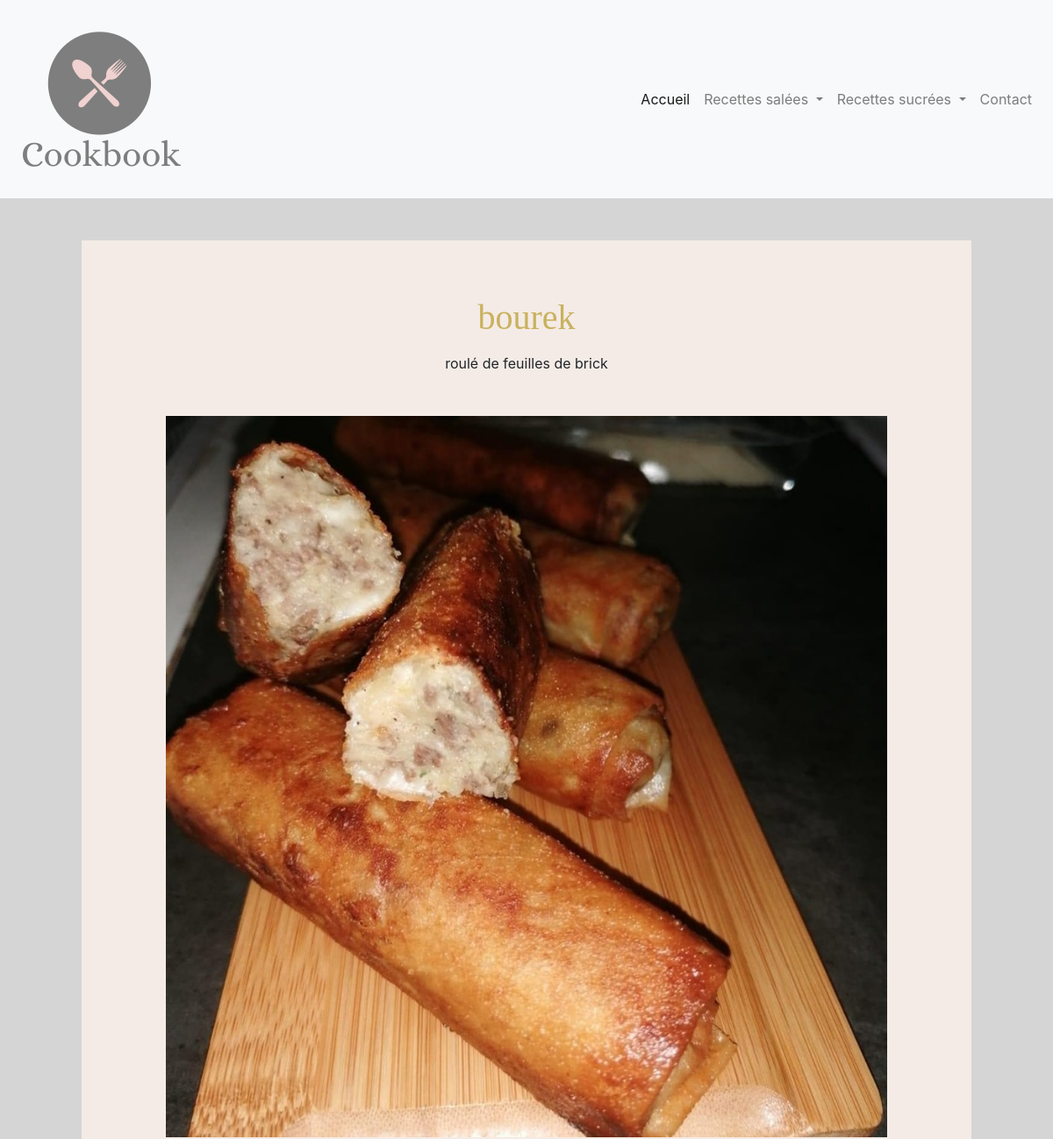
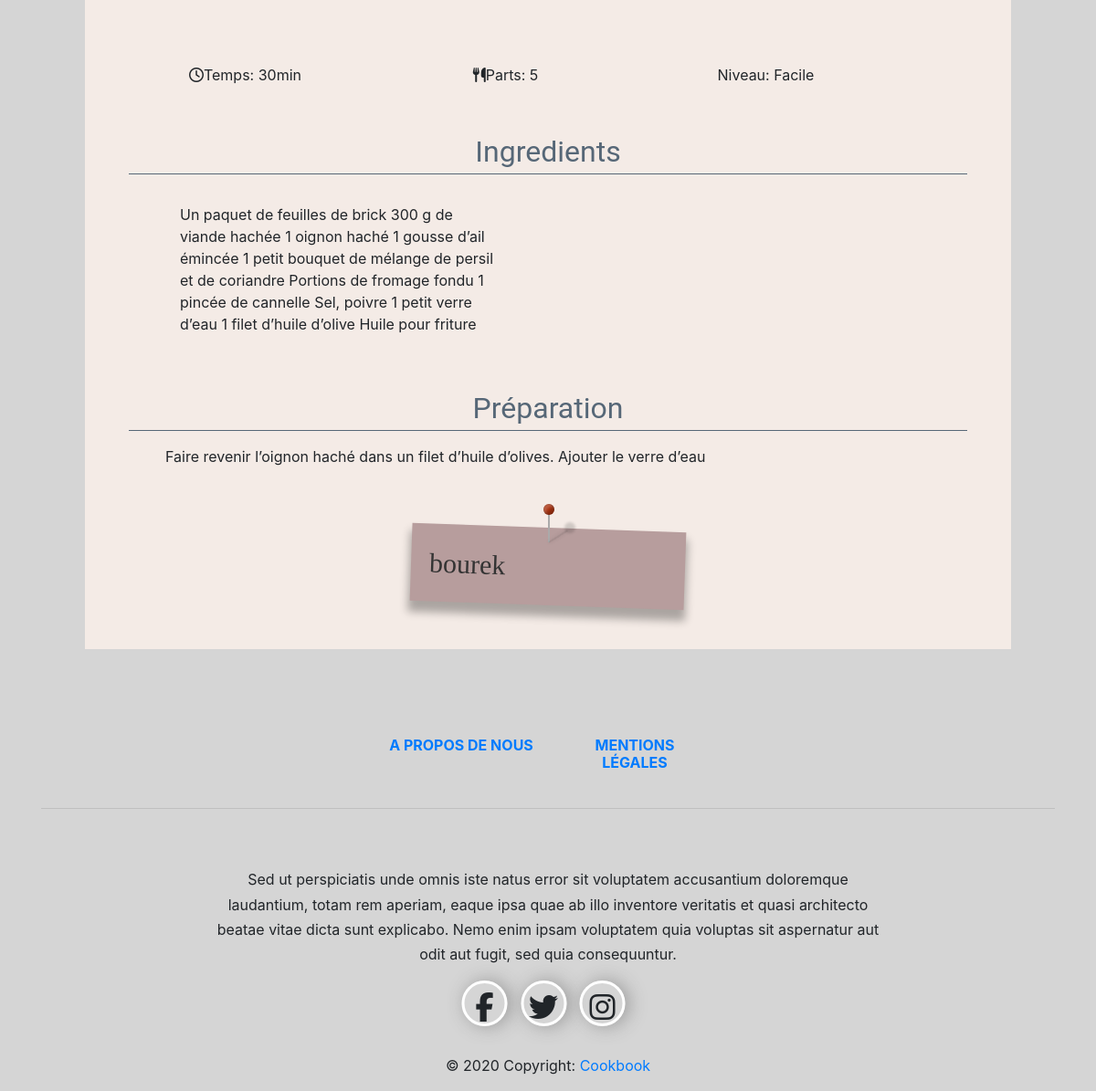
The page /recipe.php?edit=81 on the database its author committed (2 pictures, top to bottom).
### tables this page shows
CREATE TABLE IF NOT EXISTS `recettes` (
  `id` int(11) NOT NULL AUTO_INCREMENT,
  `titre` varchar(100) NOT NULL,
  `descr` text NOT NULL,
  `categorie` varchar(200) NOT NULL,
  `image` longtext DEFAULT NULL,
  `temp` varchar(50) NOT NULL,
  `parts` int(11) NOT NULL,
  `niveau` varchar(100) NOT NULL,
  `ingredients` longtext NOT NULL,
  `preparation` longtext NOT NULL,
  `tag` varchar(200) NOT NULL,
  `note` longtext NOT NULL,
  `date` datetime NOT NULL,
  `user_id` int(11) DEFAULT NULL,
  PRIMARY KEY (`id`),
  KEY `user_id` (`user_id`)
);

### config/setting.php (called while the page is built, shortened)
<?php
$connect = new mysqli('localhost','root','','cookbook') or die (mysqli_error($connect));
if (isset($_GET['edit'])) {
    $id = $_GET['edit'];
     $result = $connect -> query("SELECT * FROM recettes WHERE id = $id") or die ($connect ->error);
    $test = mysqli_num_rows($result);
    if ($test ==1) {
    $row = $result->fetch_array();
    }
}
?>

### recipe.php (the view, shortened to what this page needs)
<!DOCTYPE html>
<html lang="fr">
<head>
 	<link rel="stylesheet" href="https://stackpath.bootstrapcdn.com/bootstrap/4.4.1/css/bootstrap.min.css">
	<link rel="stylesheet" type="text/css" href="assets/css/footer.css">
	<link rel="stylesheet" type="text/css" href="assets/css/helper.css">
	<link rel="stylesheet" type="text/css" href="assets/css/recipe.css">
</head>
<body  >
<?php include("inc/navbar.php"); ?>
  <?php  require "config/setting.php"  ;  ?>
  <div class="container">
<main class="m-5 bg_creamWhite p-5">
    <h1 class="text-center prata gold title m-3 "><?php  echo $row['titre']; ?> </h1>
    <p class="description text-justify text-center">
    <?php echo $row['descr']; ?>
    </p>
    <div class="recettePhoto  m-5 text-center">
    <?php $image = $row['image'];
    $image_src = "config/upload/".$image;?>
        <img src="<?php echo $image_src; ?>" alt="recette" class="w-100">
    </div>
    <div class="barre row text-center">
        <div class="tempPreparation col-3 m-4"><i class="far fa-clock"></i>Temps:<span id="time"> <?php  echo $row['temp'];   ?></span></div>
        <div class="parts col-3 m-4"><i class="fas fa-utensils"></i>Parts: <span id="parts"> <?php  echo $row['parts'];   ?></span></div>
        <div class="niveau col-3 m-4"> Niveau:  <span id="niveau"> <?php  echo $row['niveau'];   ?></span>  </div>
    </div>
    <div class="row">
        <div class="ingredients col-12 ">
          <h2 class="box text-center darkBlue">Ingredients</h2>
          <ul id="ingredients-list" class="saver row"   >
            <div class="col12 col-md-5 m-3">
            <?php  echo $row['ingredients'];   ?>
            </div>
            <div class="col12 col-md-5 m-3">
            </div>
          </ul>
        </div>
        <div class="instructions col-12  ">
          <h2 class="box text-center darkBlue">Préparation</h2>
          <ol id="method-list" class="saver" contenteditable="true" >
          <?php  echo $row['preparation'];   ?>
          </ol>
        </div>
      </div>
      <div class="quote-container">
  <i class="pin"></i>
  <blockquote class="note couleur">
  <?php  echo $row['note'];   ?>
  </blockquote>
</div>
    </div>
<?php include("inc/footer.php"); ?>
</body>
</html>

### assets/css/footer.css (style rules this page uses)
body { background-color: #D5D5D5; height:100px; }

### assets/css/helper.css (style rules this page uses)
.gold { color: #C9B15E; }
.darkBlue { color: #566777; }
.bg_creamWhite { background-color: #F4EBE6; }
.prata { font-family: 'Prata', serif; }

### assets/css/recipe.css (style rules this page uses)
.box { font-family: Roboto; font-size: 2em; line-height: 1; margin: 1em 0 0.5em; padding-bottom: 0.25em; font-weight: 400; color: #566777; border-bottom: 1px solid #566777; }
.quote-container { margin-top: 50px; position: relative; }
.note { color: #333; position: relative; width: 300px; margin: 0 auto; padding: 20px; font-family: Satisfy; font-size: 30px; box-shadow: 0 10px 10px 2px rgba(0,0,0,0.3); }
.couleur { background: #b79d9d; -webkit-transform: rotate(2deg); -moz-transform: rotate(2deg); -o-transform: rotate(2deg); -ms-transform: rotate(2deg); transform: rotate(2deg); }
.pin { background-color: #aaa; display: block; height: 32px; width: 2px; position: absolute; left: 50%; top: -16px; z-index: 1; }
.pin:after { background-color: #A31; background-image: radial-gradient(25% 25%, circle, hsla(0,0%,100%,.3), hsla(0,0%,0%,.3)); border-radius: 50%; box-shadow: inset 0 0 0 1px hsla(0,0%,0%,.1), inset 3px 3px 3px hsla(0,0%,100%,.2), inset -3px -3px 3px hsla(0,0%,0%,.2), 23px 20px 3px hsla(0,0%,0%,.15); content: ''; height: 12px; left: -5px; position: absolute; top: -10px; width: 12px; }
.pin:before { background-color: hsla(0,0%,0%,0.1); box-shadow: 0 0 .25em hsla(0,0%,0%,.1); content: ''; height: 24px; width: 2px; left: 0; position: absolute; top: 8px; transform: rotate(57.5deg); -moz-transform: rotate(57.5deg); -webkit-transform: rotate(57.5deg); -o-transform: rotate(57.5deg); -ms-transform: rotate(57.5deg); transform-origin: 50% 100%; -moz-transform-origin: 50% 100%; -webkit-transform-origin: 50% 100%; -ms-transform-origin: 50% 100%; -o-transform-origin: 50% 100%; }

### rows shown on the page
recettes: titre "bourek", descr "roulé de feuilles de brick", image (picture), temp "30min", parts "5", niveau "Facile", ingredients "Un paquet de feuilles de brick 300 g de viande hachée 1 oignon haché 1 gousse d’ail émincée 1 petit bouquet de mélange de persil et de coriandre Portions de fromage fondu 1 pincée de cannelle Sel, poivre 1 petit verre d’eau 1 filet d’huile d’olive Huile pour friture", preparation "Faire revenir l’oignon haché dans un filet d’huile d’olives. Ajouter le verre d’eau", note "bourek"
